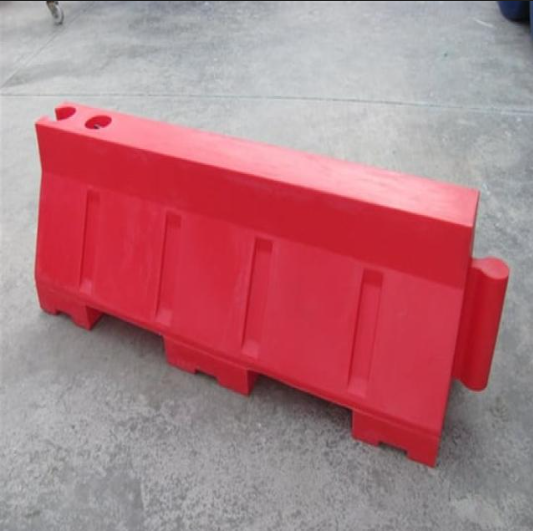
#> input picture savtek/den.png, 533 x 531 px
$ python class_for_img.py
#> lines starting #> are read from the running program, lines starting #| are printed output that depends on the picture; after the words box and inside, x2 and y2 are one past the last pixel; in counts of white or black regions, pixels touching at a corner belong together
import cv2
import numpy as np

class ImageProcessor:
    def __init__(self, min_area=8000):
        self.MIN_AREA = min_area
        self.barriers = []

    def process_image(self, img_path):
#> called with img_path = 'den.png'
        img = cv2.imread(img_path)
#> img is the input picture: shape (531, 533, 3); mean B, G, R 130, 122.2, 177.7
        hsv_img = cv2.cvtColor(img, cv2.COLOR_BGR2HSV)
#> hsv_img: shape (531, 533, 3); mean H, S, V 131.2, 76.5, 179.7

        mask1 = cv2.inRange(hsv_img,(170, 50, 50), (180, 255, 255))
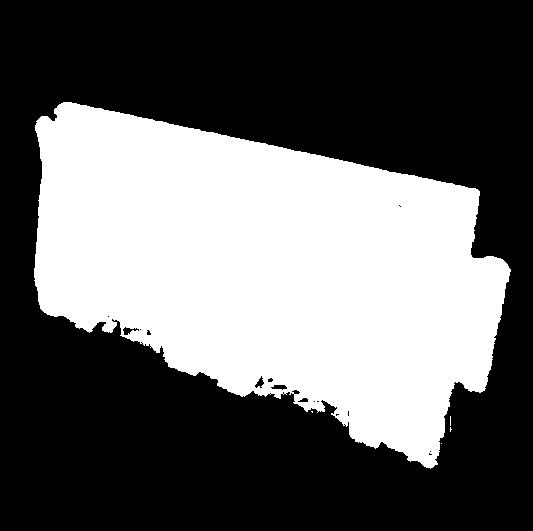
#> mask1: shape (531, 533); 38.8% white; 5 white regions (4 under 20 px), largest, box (x1, y1, x2, y2) and area: (34, 102, 511, 469) 109843
        mask2 = cv2.inRange(hsv_img,(0, 50, 50), (10, 255, 255))
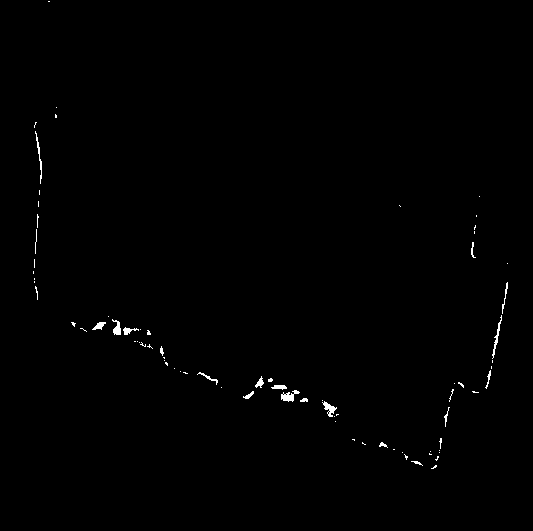
#> mask2: shape (531, 533); 0.49% white in thin lines or dots, all inside (x1, y1, x2, y2) = (33, 1, 508, 469)
        final_mask = cv2.bitwise_or(mask1, mask2)
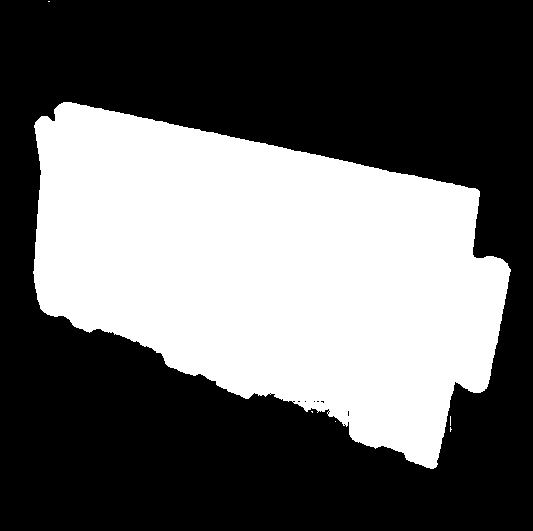
#> final_mask: shape (531, 533); 39.3% white; 6 white regions (5 under 20 px)

        contours, _ = cv2.findContours(final_mask, cv2.RETR_EXTERNAL, cv2.CHAIN_APPROX_SIMPLE)
#> contours = 6 contours, 5 with area under 20; largest, box (x1, y1, x2, y2) and area: (33, 102, 511, 469) 110522
        self.detect_objects(contours, img)

        cv2.imshow("Orijinal görüntü", img)
        cv2.imshow("Sonuç", final_mask)
        cv2.waitKey(0)
        cv2.destroyAllWindows()

    def detect_objects(self, contours, img):
        for contour in contours:
            epsilon = 0.01 * cv2.arcLength(contour, True)
            approx = cv2.approxPolyDP(contour, epsilon, True)

            if cv2.contourArea(contour) > self.MIN_AREA:
                M = cv2.moments(contour)
                if M["m00"] != 0:
                    center_x = int(M['m10'] / M['m00'])
                    center_y = int(M['m01'] / M['m00'])
                    weightCenter = (center_x, center_y)

                    cv2.circle(img, weightCenter, 5, (0, 0, 255), -1)

                    downLeftPoint = np.amax(approx, axis=0)
                    upRightPoint = np.amin(approx, axis=0)

                    self.barriers.append([weightCenter, (downLeftPoint, upRightPoint)])
                    print(self.barriers)
                    x, y, w, h = cv2.boundingRect(contour)
                    cv2.rectangle(img, (x, y), (x + w, y + h), (0, 255, 0), 2)
#> this loop made 6 passes
#> (epsilon, center_x, center_y, downLeftPoint, upRightPoint, x, y, w) on pass 5: (16.11, 270, 269, [[510, 466]], [[35, 102]], 33, 102, 478)
#> (epsilon, approx) on passes 2, 3, 4, 6: (0, [[335, 421]]), (0.18, [[450, 416], [450, 425]]), (0.0341, [[311, 411], [312, 412], [312, 411]]), (0.02, [[48, 1], [49, 1]])
#| [[(270, 269), (array([[510, 466]], dtype=int32), array([[ 35, 102]], dtype=int32))]]
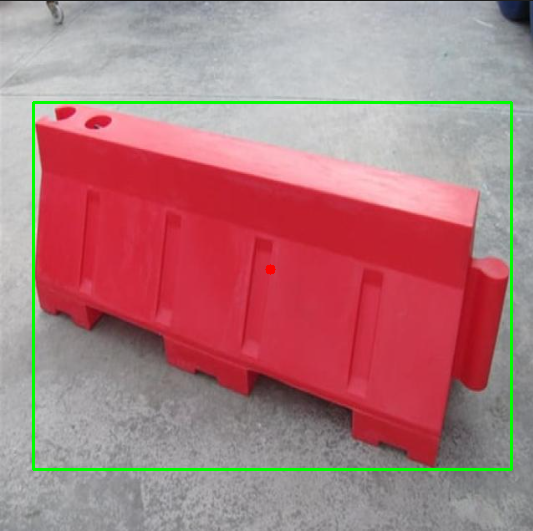
#> img: shape (531, 533, 3); 1.82% of pixels changed, all inside (x1, y1, x2, y2) = (32, 101, 513, 471)
#> after the loop, self.barriers = [[(270, 269), ([[510, 466]], [[35, 102]])]]

def main():
    processor = ImageProcessor()
    processor.process_image("den.png")

if __name__ == "__main__":
    main()
